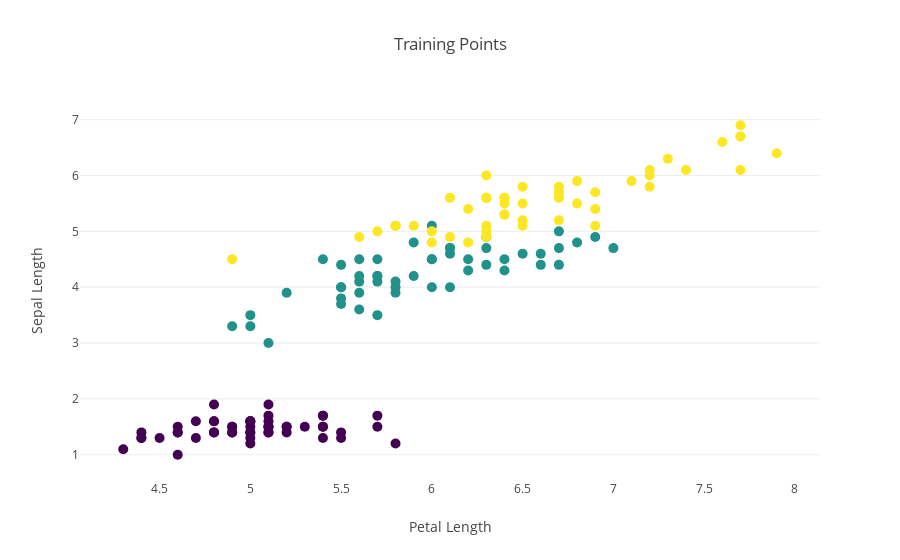

Notebook code for this chart:
### Markdown cell above
## [Plotly](https://plot.ly/python/)

_"Plotly's Python graphing library makes interactive, publication-quality graphs online"_

### Code cell
from plotly.offline import download_plotlyjs, init_notebook_mode, plot, iplot
import plotly.graph_objs as go
init_notebook_mode(connected=True)

# Create a trace
trace = go.Scatter(
    x=iris_pd['Petal Length'], 
    y=iris_pd['Sepal Length'],
    mode = 'markers',
    marker=dict(color=iris_pd['color'],
                size=10,
                colorscale='Viridis',
                showscale=False))

layout = go.Layout(title='Training Points',
                   xaxis=dict(title='Petal Length',
                            showgrid=False),
                   yaxis=dict(title='Sepal Length',
                            showgrid=True))
 
fig = go.Figure(data=[trace], layout=layout)
iplot(fig)

### Figure 1 — Plotly figure (JSON) as saved in the notebook; plotly's stock layout.template omitted (floating-point values rounded to 4 significant figures; data arrays with more than 128 entries replaced by an {"elided": "..."} marker saying what was removed)
{"data": [{"marker": {"color": {"elided": "150 int values"}, "colorscale": "Viridis", "showscale": false, "size": 10}, "mode": "markers", "type": "scatter", "uid": "536cc2e3-726e-4c3a-8793-2899efe494b6", "x": {"elided": "150 float values"}, "y": {"elided": "150 float values"}}], "layout": {"title": {"text": "Training Points"}, "xaxis": {"showgrid": false, "title": {"text": "Petal Length"}}, "yaxis": {"showgrid": true, "title": {"text": "Sepal Length"}}}}
